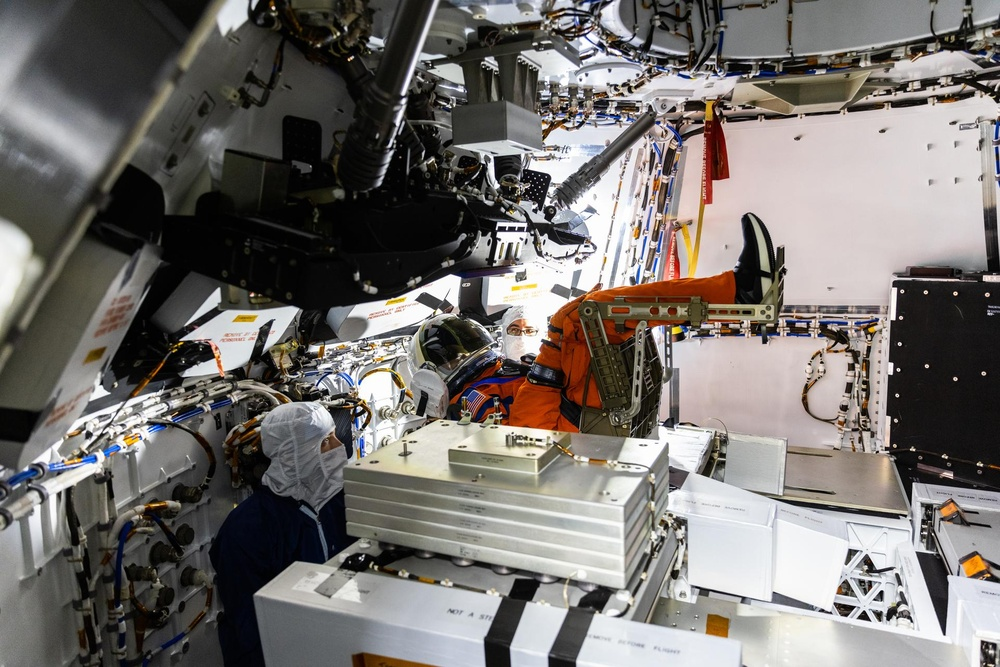
#> input picture 7lab_Fearutes_detection/images/artemis_cabin.jpg, 1000 x 667 px, shrunk from 1920 x 1280 before the run
$ jupyter execute orb.ipynb
#> lines starting #> are read from the running program, lines starting #| are printed output that depends on the picture
[cell 1]
import cv2 as cv
import time

[cell 2]
# Reading image
img_path = "../images/"
img_name = "artemis_cabin.jpg"
img = cv.imread(img_path + img_name, cv.IMREAD_COLOR)
#> img is the input picture: shape (667, 1000, 3); mean B, G, R 110.5, 113.7, 117.8

[cell 3]
# Create ORB instance
orb = cv.ORB_create(nfeatures=100)

[cell 4]
start_time = time.time()
# Detecting ORB feature points
img_fp = orb.detect(img)
#> img_fp = 100 keypoints; strongest (x, y, size): (499, 239, 31), (504, 227, 31), (956, 294, 31), (497, 235, 37.2)
print("--- %s seconds ---" % (time.time() - start_time))

[cell 5]
len(img_fp)
#> Out = 100

[cell 6]
# Displaying ORB feature points
img_out = cv.drawKeypoints(img, img_fp, None)
cv.imshow("ORB detector", img_out)
cv.waitKey(0)
cv.destroyAllWindows()

[cell 7]
# Displaying SIFT feature points in green color with scale and orientation
img_out = cv.drawKeypoints(img, img_fp, None, color = (255, 0, 0) , flags=cv.DRAW_MATCHES_FLAGS_DRAW_RICH_KEYPOINTS)
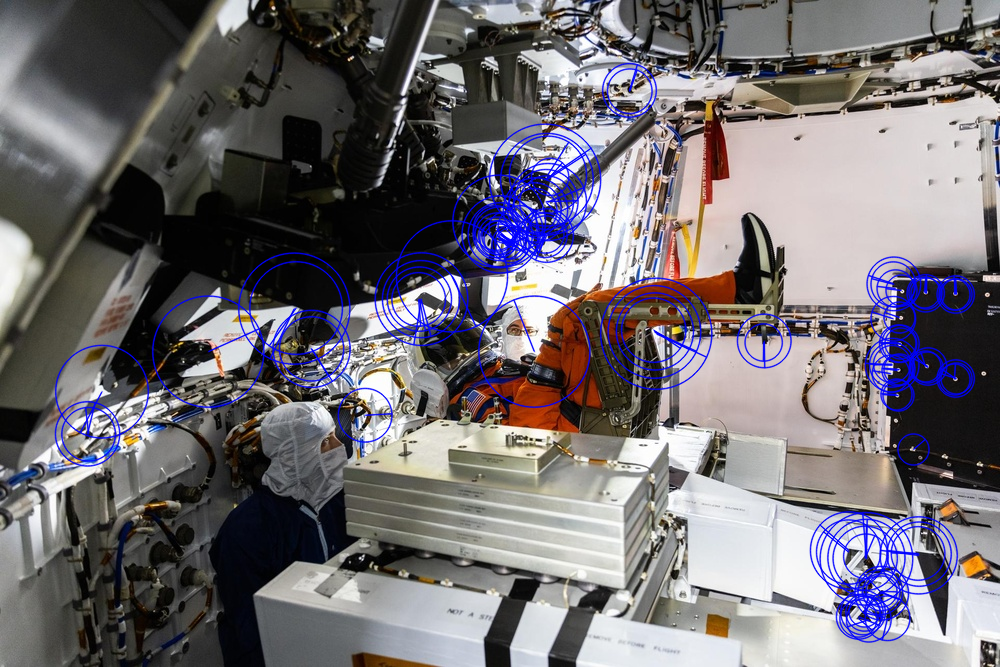
#> img_out: shape (667, 1000, 3); mean B, G, R 114.7, 109.7, 113.7
cv.imwrite(img_path + img_name.rpartition('.')[0] + "_orb.jpg", img_out)
cv.imshow("ORB detector", img_out)
cv.waitKey(0)
cv.destroyAllWindows()


$ run again, with 7lab_Fearutes_detection/images/building.jpg copied over 7lab_Fearutes_detection/images/artemis_cabin.jpg
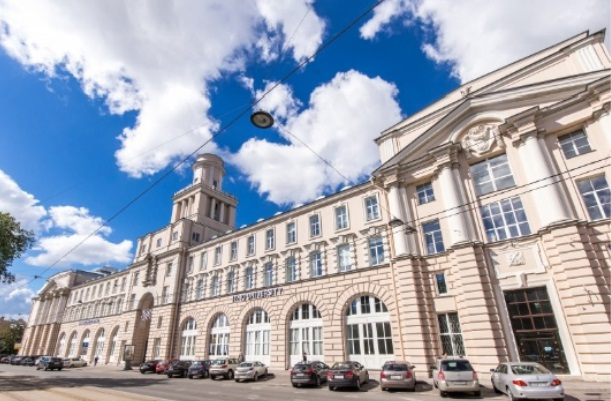
#> input picture 7lab_Fearutes_detection/images/building.jpg, 611 x 401 px
#> img is the input picture: shape (401, 611, 3); mean B, G, R 178.8, 166.4, 160.9
#> img_fp = 100 keypoints; strongest (x, y, size): (213, 353, 31), (377, 311, 37.2), (368, 308, 53.6), (382, 351, 44.6)
#> Out = 100
#> `img_out = cv.drawKeypoints(img, img_fp, None, color = (255, 0, 0) , fl..`:
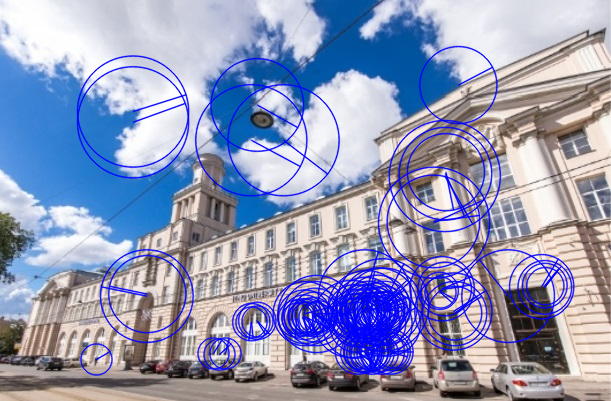
#> img_out: shape (401, 611, 3); mean B, G, R 185, 153.6, 147.6

$ run again, with 7lab_Fearutes_detection/images/industrial_robots.jpg copied over 7lab_Fearutes_detection/images/artemis_cabin.jpg
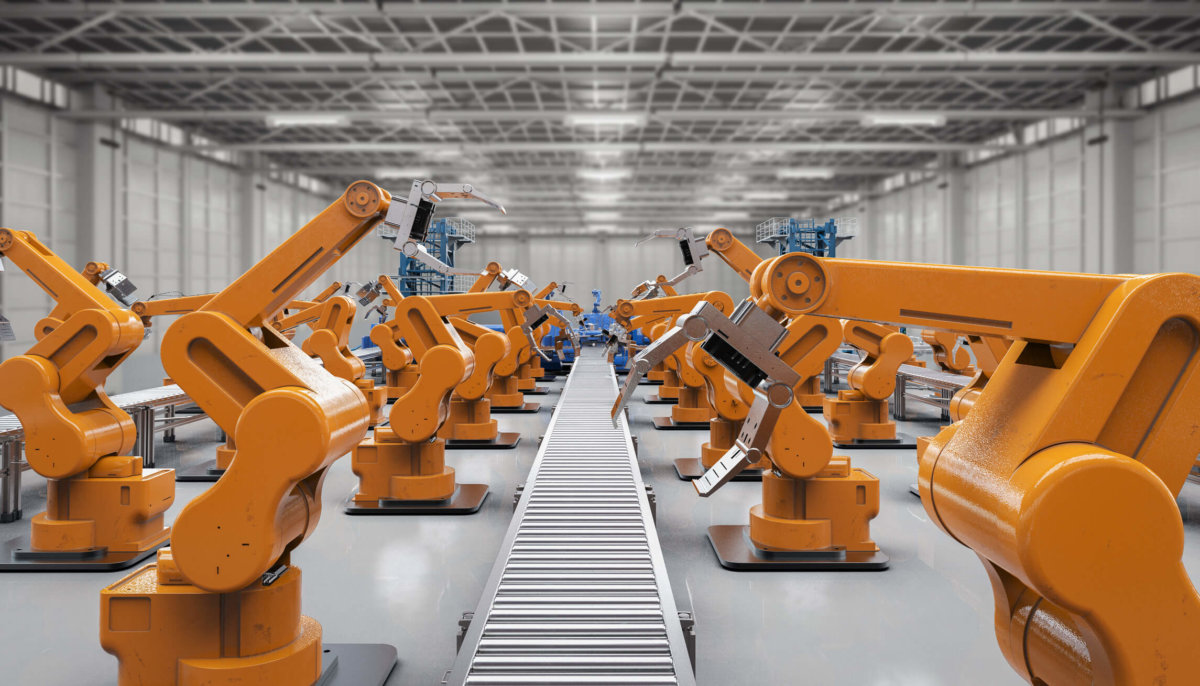
#> input picture 7lab_Fearutes_detection/images/industrial_robots.jpg, 1200 x 686 px
#> img is the input picture: shape (686, 1200, 3); mean B, G, R 107.6, 128.7, 154.4
#> img_fp = 100 keypoints; strongest (x, y, size): (569, 366, 31), (646, 488, 31), (762, 380, 31), (446, 322, 31)
#> Out = 100
#> `img_out = cv.drawKeypoints(img, img_fp, None, color = (255, 0, 0) , fl..`:
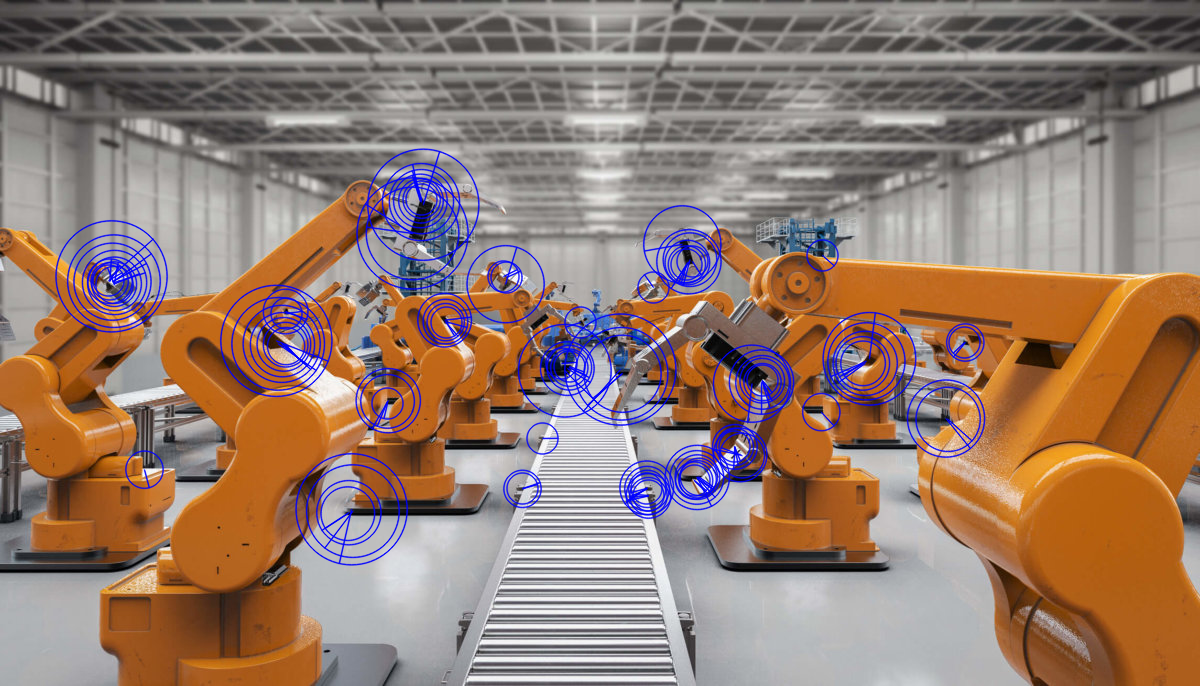
#> img_out: shape (686, 1200, 3); mean B, G, R 111.5, 125, 149.9
